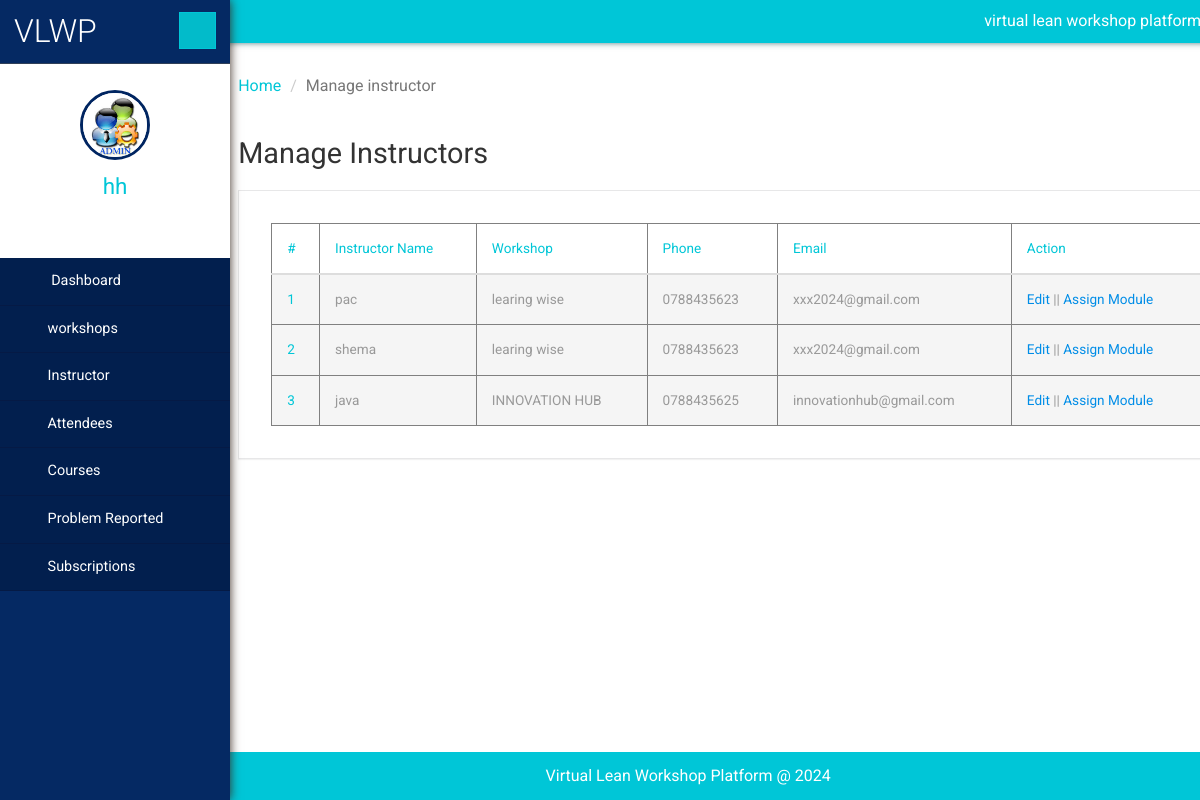
Screenshot of /admin/manage_instructor.php (signed in) with the database file from the repository.
### tables this page shows
CREATE TABLE `instructor` (
  `instructorID` int(11) NOT NULL,
  `wshopID` int(11) DEFAULT NULL,
  `name` varchar(50) DEFAULT NULL,
  `phone` varchar(24) DEFAULT NULL,
  `email` varchar(30) DEFAULT NULL,
  `created_at` timestamp NOT NULL DEFAULT current_timestamp(),
  `updated_at` timestamp NOT NULL DEFAULT current_timestamp() ON UPDATE current_timestamp(),
  `created_by` varchar(30) DEFAULT NULL,
  `updated_by` varchar(30) DEFAULT NULL,
  `password` varchar(255) DEFAULT 'name'
);

CREATE TABLE `workshop` (
  `wshopID` int(11) NOT NULL,
  `wname` varchar(50) DEFAULT NULL,
  `physical_addres` varchar(25) DEFAULT NULL,
  `url` varchar(50) DEFAULT NULL,
  `email` varchar(100) DEFAULT NULL,
  `phone` varchar(13) DEFAULT NULL,
  `password` varchar(255) NOT NULL,
  `created_at` timestamp NOT NULL DEFAULT current_timestamp(),
  `createdBy` varchar(20) NOT NULL,
  `updated_at` timestamp NOT NULL DEFAULT current_timestamp() ON UPDATE current_timestamp()
);

CREATE TABLE `users` (
  `usr_id` int(11) NOT NULL,
  `email` varchar(100) NOT NULL,
  `userName` varchar(30) DEFAULT NULL,
  `password` varchar(255) DEFAULT NULL,
  `createdBy` varchar(30) NOT NULL,
  `created_at` timestamp NOT NULL DEFAULT current_timestamp(),
  `updated_at` timestamp NOT NULL DEFAULT current_timestamp() ON UPDATE current_timestamp()
);

### admin/manage_instructor.php (the view, shortened to what this page needs)
<?php
include('includes/dbconnection.php');
    ?>
    <!DOCTYPE HTML>
    <html>
    <head>
        <link href="css/bootstrap.min.css" rel='stylesheet' type='text/css'/>
        <link href="css/style.css" rel='stylesheet' type='text/css'/>
        <link href="css/font-awesome.css" rel="stylesheet">
        <link rel="stylesheet" href="css/icon-font.min.css" type='text/css'/>
    </head>
    <body>
    <div class="page-container">
        <div class="left-content">
            <div class="inner-content">
                <?php include_once('includes/header.php'); ?>
                <div class="outter-wp">
                    <div class="sub-heard-part">
                        <ol class="breadcrumb m-b-0">
                            <li><a href="dashboard.php">Home</a></li>
                            <li class="active">Manage instructor</li>
                        </ol>
                    </div>
                    <div class="graph-visual tables-main">
                        <h3 class="inner-tittle two">Manage Instructors </h3>
                        <div class="graph">
                            <div class="tables">
                                <table class="table" border="1">
                                    <thead>
                                    <tr>
                                        <th>#</th>
                                        <th>Instructor Name</th>
                                        <th>Workshop</th>
                                        <th>Phone</th>
                                        <th>Email</th>
                                        <th colspan="2">Action</th>
                                    </tr>
                                    </thead>
                                    <tbody>
                                    <?php
                                    $sql = "SELECT * FROM instructor INNER JOIN workshop ON instructor.wshopID = workshop.wshopID";
                                    $result = $connection->query($sql);
                                    if ($result->num_rows > 0) {
                                        $cnt = 1;
                                        while ($row1 = $result->fetch_assoc()) {
                                            ?>
                                            <tr class="active">
                                                <th scope="row"><?php echo htmlentities($cnt); ?></th>
                                                <td><?php echo htmlentities($row1['name']); ?></td>
                                                <td><?php echo htmlentities($row1['wname']); ?></td>
                                                <td><?php echo htmlentities($row1['phone']); ?></td>
                                                <td><?php echo htmlentities($row1['email']); ?></td>
                                                <td><a href="editInstructorsDetails.php?editid=<?php echo $row1['instructorID']; ?>">Edit</a>
                                                    || <a href="assignModules.php?addid=<?php echo $row1['instructorID']; ?>">Assign Module</a></td>
                                            </tr>
                                            <?php $cnt = $cnt + 1;
                                        }
                                    } else {
                                        echo "<tr><td colspan='7'>No records found</td></tr>";
                                    }
                                    ?>
                                    </tbody>
                                </table>
                            </div>
                        </div>
                    </div>
                </div>
                <?php include_once('includes/footer.php'); ?>
            </div>
        </div>
        <?php include_once('includes/sidebar.php'); ?>
    </div>
    </body>
    </html>

### admin/includes/sidebar.php (shortened to what this page needs)
<?php
include('includes/dbconnection.php');
    $user = $_SESSION['user'];
    $stmt = $connection->prepare("SELECT * FROM users WHERE usr_id = ?");
    $stmt->bind_param("s", $user);
    $stmt->execute();
    $result = $stmt->get_result();
    if ($result->num_rows > 0) {
        $row = $result->fetch_assoc();
    }else{
    header("index.php");
    }
?>
 <div class="sidebar-menu">
    <header class="logo">
        <a href="#" class="sidebar-icon"> <span class="fa fa-bars"></span> </a> <a href="dashboard.php"> <span id="logo"> <h1>VLWP</h1></span>
        </a>
    </header>
    <div class="down">
        <a href="dashboard.php"><img src="images/images.jpg" height="70" width="70"></a>
        <a href="dashboard.php"><span class=" name-caret"><?php echo $row['userName']; ?></span></a>
        <ul>
            <li><a class="tooltips" href="admin-profile.php"><span>Profile</span><i class="lnr lnr-user"></i></a></li>
            <li><a class="tooltips" href="change-password.php"><span>Settings</span><i class="lnr lnr-cog"></i></a></li>
            <li><a class="tooltips" href="logout.php"><span>Log out</span><i class="lnr lnr-power-switch"></i></a></li>
        </ul>
    </div>
    <div class="menu">
        <ul id="menu" >
            <li><a href="dashboard.php"><i class="fa fa-tachometer"></i> <span>Dashboard</span></a></li>
            <li id="menu-academico" ><a href="#"><i class="fa fa-user"></i><span>workshops</span> <span class="fa fa-angle-right" style="float: right"></span></a>
            </li>
            <li id="menu-academico" ><a href="#"><i class="fa fa-user"></i><span>Instructor</span> <span class="fa fa-angle-right" style="float: right"></span></a>
            </li>
            <li id="menu-academico" ><a href="#"><i class="fa fa-user"></i><span>Attendees</span> <span class="fa fa-angle-right" style="float: right"></span></a>
            </li>
            <li id="menu-academico" ><a href="#"><i class="fa fa-file-text-o"></i><span>Courses</span> <span class="fa fa-angle-right" style="float: right"></span></a>
            </li>
            <li id="menu-academico" ><a href="#"><i class="fa fa-file-text-o"></i><span>Problem Reported</span> <span class="fa fa-angle-right" style="float: right"></span></a>
            </li>
             <li id="menu-academico" ><a href="#"><i class="fa fa-file-text-o"></i><span>Subscriptions</span> <span class="fa fa-angle-right" style="float: right"></span></a>
    </div>
</div>

### rows the page displays
instructor: name "pac", wshopID.wname "learing wise", wshopID.phone "0788435623", wshopID.email "xxx2024@gmail.com"
instructor: name "shema", wshopID.wname "learing wise", wshopID.phone "0788435623", wshopID.email "xxx2024@gmail.com"
instructor: name "java", wshopID.wname "INNOVATION HUB", wshopID.phone "0788435625", wshopID.email "innovationhub@gmail.com"
users: userName "hh"
